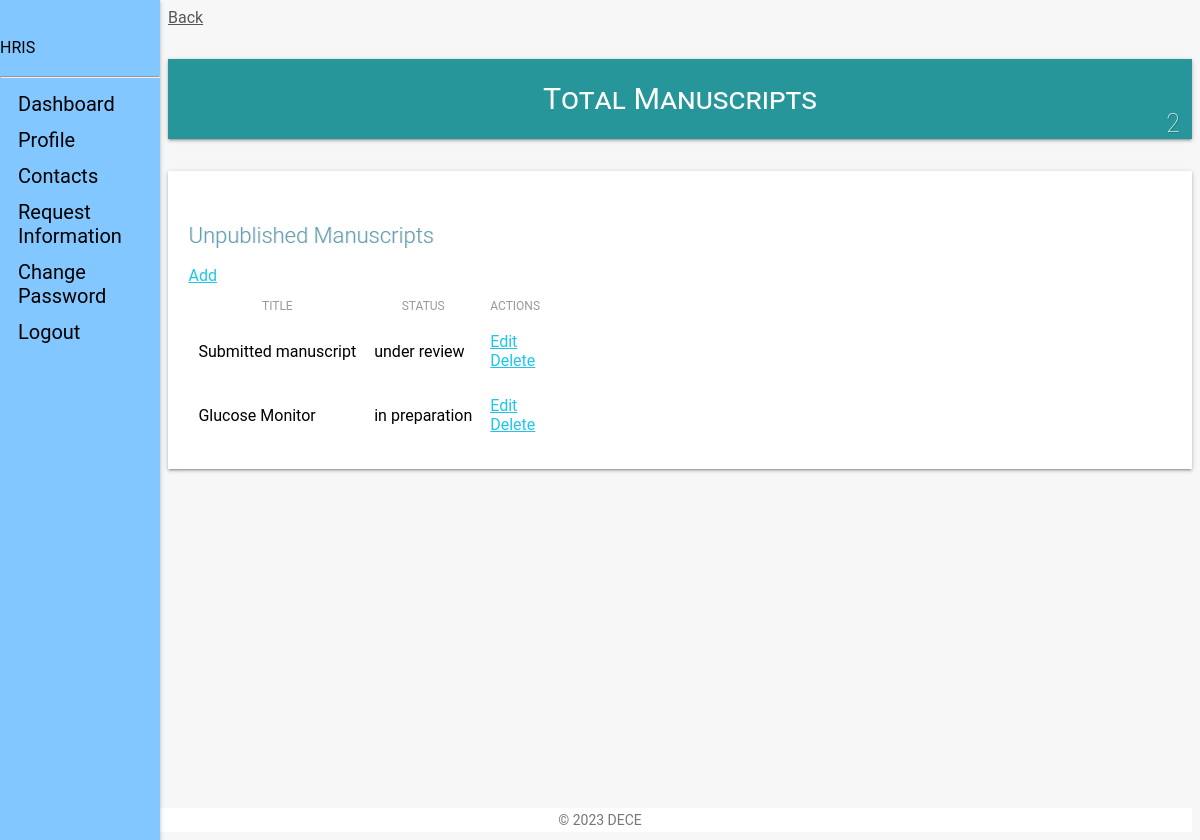
Screenshot of /staff_view/manuscripts/ (signed in) with the database file from the repository.
### staff_app/models.py (models this page shows, shortened)
class Manuscripts(models.Model):
    IN_PREPARATION = 'in preparation'
    IN_REVIEW = 'under review'
    STATUS = (
        (IN_PREPARATION, 'in preparation'),
        (IN_REVIEW, 'under review'),
    )
    user = models.ForeignKey(CustomUser, on_delete=models.CASCADE, default=1)
    title = models.CharField(max_length=100, verbose_name=_(
        'Title'), null=True, blank=False)
    status = models.CharField(_('Status'), max_length=25, default=IN_PREPARATION,
                              choices=STATUS, blank=False, null=True)
    updated = models.DateTimeField(auto_now=True, auto_now_add=False)
    created = models.DateTimeField(auto_now=False, auto_now_add=True)
    class Meta:
        verbose_name = _('Manuscript')
        verbose_name_plural = _('Manuscripts')
        ordering = ['-created']

### staff_app/views.py (the view)
# urls.py: path('manuscripts/', views.manuscripts_view, name="manuscripts"),
def manuscripts_view(request):
    if not request.user.is_authenticated:
        return redirect('hris:home')
    manuscripts = Manuscripts.objects.filter(user_id=request.user.id)
    context = {
        "object": manuscripts
    }
    return render(request, "staff/staff_manuscripts.html", context)

### templates/staff/staff_manuscripts.html (shortened to what this page needs)
{% extends 'base.html' %}
{% load static %}
{% load humanize %}
{% block content %}
<link type="text/CSS" href="{% static 'css/light-bootstrap-dashboard.css' %}" rel="stylesheet"/>
<section class="row">
    <section class="col col-lg-12">
        <span><a href="{{request.META.HTTP_REFERER|escape}}" style="color:#565656;">Back</a></span>
    </section>
</section>
    <section class="row margin-bottom">
        <div class="container-fluid">
        <section class="col-lg-4 col-md-4 col-sm-12">
            <div class="employee-box sec-box">
                <a href="">
                <span>Total Manuscripts</span>
                </a>
                {% if object %}
                    <span class="count-object">{{ object.count }}</span>
                {% else %}
                    <span class="count-object">0</span>
                {% endif %}
            </div>
        </section>
    </section>
    <div class="table-responsive table-shadow">
        <div class="text-center table-description">
            <h4 class="title-h3" style="color: #60a0b3 !important;
            text-shadow: 1px 0px rgba(0,0,0,0.11)"> Unpublished Manuscripts</h4>
        </div>
        <div class="container-fluid">
            <div class="row">
                 <div class="download-print-action">
                    <a href="{% url 'staff:manuscript-add' %}">Add</a>
                </div>
            </div>
        </div>
        <table class="table">
            <thead>
                <tr>
                  <th scope="col">Title</th>
                  <th scope="col">Status</th>
                  <th scope="col">Actions</th>
                </tr>
            </thead>
            <tbody>
                {% if not object %}
                    <tr>
                    <td>No Entries</td>
                    </tr>
                {% else %}
                    {% for obj in object %}
                    <tr>
                        <td>{{obj.title}}</td>
                        <td>{{obj.status}}</td>
                        <td><a href="{% url 'staff:manuscript-edit' obj.id %}">Edit</a><br>
                            <a href="{% url 'staff:manuscript-delete' obj.id %}">Delete</a>
                        </td>
                    </tr>
                    {% endfor %}
                {% endif %}
            </tbody>
        </table>
    </div>
{% endblock content %}

### rows the page displays
Manuscripts: title "Submitted manuscript", status "under review"
Manuscripts: title "Glucose Monitor", status "in preparation"

### other values shown
{{ object.count }} "2"
